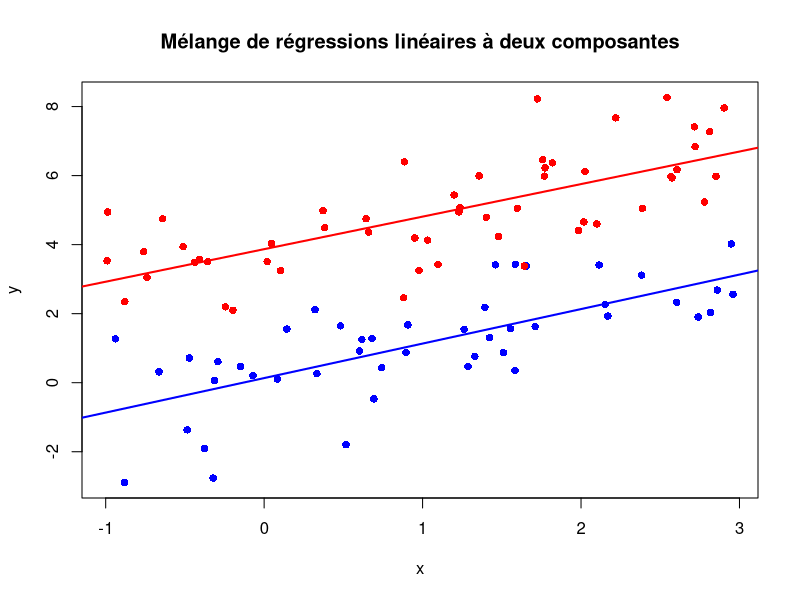
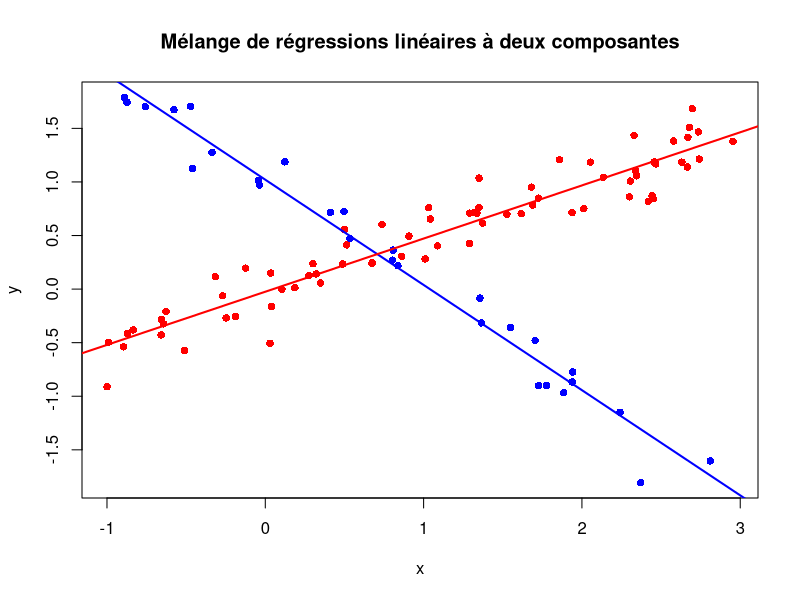

Recreate these plots in R, in order. (Note: a time limit stopped this script after it produced the figures.)
## ---- chunk 1
rm(list=objects()); graphics.off()
## ---- chunk 2
# On défini les fonctions qui génère les données dans le cas de mélange de régressions à deux ou trois composantes 
generate_mixture_two_components <- function(n, pi_1, beta1, beta2, sigma1, sigma2, xL = -1, xU = 3) {
  x <- runif(n, min = xL, max = xU)   
  c <- runif(n)                       
  membership <- ifelse(c <= pi_1, 1, 2)
  
  epsilon <- rnorm(n, mean = 0, sd = sqrt(ifelse(membership == 1, sigma1, sigma2)))
  y <- ifelse(membership == 1, 
              beta1[1] + beta1[2] * x + epsilon, 
              beta2[1] + beta2[2] * x + epsilon)
  
  data.frame(x = x, y = y, membership = membership)
}

generate_mixture_three_components <- function(n, pi_1, pi_2, beta1, beta2, beta3, sigma1, sigma2, sigma3, xL = -1, xU = 3) {
  x <- runif(n, min = xL, max = xU)   
  c <- runif(n)                       
  membership <- ifelse(c <= pi_1, 1, ifelse(c <= pi_1 + pi_2, 2, 3))
  epsilon <- rnorm(n, mean = 0, sd = sqrt(ifelse(membership == 1, sigma1, 
                                                 ifelse(membership == 2, sigma2, sigma3))))
  
  y <- ifelse(membership == 1, 
              beta1[1] + beta1[2] * x + epsilon,
              ifelse(membership == 2, 
                     beta2[1] + beta2[2] * x + epsilon, 
                     beta3[1] + beta3[2] * x + epsilon))
  
  data.frame(x = x, y = y, membership = membership)
}
## ---- chunk 3
# Exemple pour deux composantes parallèles
n <- 100        # Nombre d'observations
pi_1 <- 0.5     # Proportion de la première composante
beta1 = c(0, 1) # Paramètres de la première composante (intercept = 0, pente = 1)
beta2 = c(4, 1) # Paramètres de la deuxième composante (intercept = 4, pente = 1)

# Génération des données
data <- generate_mixture_two_components(n, pi_1, beta1, beta2, sigma1 = 1, sigma2 = 1)

# Visualisation des données
plot(data$x, data$y, main = "Mélange de régressions linéaires à deux composantes", 
     xlab = "x", ylab = "y", pch = 16, col = ifelse(data$membership == 1, "blue", "red"))

# Ajustement des modèles de régression linéaire pour chaque composante
model1 <- lm(y ~ x, data = data[data$membership == 1, ])
model2 <- lm(y ~ x, data = data[data$membership == 2, ])

# Ajouter les droites de régression au graphique
abline(model1, col = "blue", lwd = 2)
abline(model2, col = "red", lwd = 2)

## ---- chunk 4
# Exemple pour deux composantes parallele
n <- 100       
pi_1 <- 0.2   
beta1=c(1,-1)
beta2=c(0,0.5)

data <- generate_mixture_two_components(n, pi_1,beta1,beta2,sigma1=0.2^2,sigma2=0.2^2)

# Visualisation
plot(data$x, data$y, main = "Mélange de régressions linéaires à deux composantes", 
     xlab = "x", ylab = "y", pch = 16, col = ifelse(data$membership == 1, "blue", "red"))

# Fit linear regression models for each component
model1 <- lm(y ~ x, data = data[data$membership == 1, ])
model2 <- lm(y ~ x, data = data[data$membership == 2, ])

# Add the regression lines to the plot
abline(model1, col = "blue", lwd = 2)
abline(model2, col = "red", lwd = 2)
## ---- chunk 5
compute_bias_mse <- function(true_values, estimated_params) {
  # Calcul du biais : Valeur estimée - Valeur vraie
  bias <- c(
    pi_1 = estimated_params$pi_1 - true_values$pi_1,
    pi_2 = estimated_params$pi_2 - (1 - true_values$pi_1), 
    beta1_1 = estimated_params$beta1[1] - true_values$beta1[1],
    beta1_2 = estimated_params$beta1[2] - true_values$beta1[2],
    beta2_1 = estimated_params$beta2[1] - true_values$beta2[1],
    beta2_2 = estimated_params$beta2[2] - true_values$beta2[2],
    sigma1 = estimated_params$sigma1 - true_values$sigma1,
    sigma2 = estimated_params$sigma2 - true_values$sigma2
  )
  
  # Calcul de l'erreur quadratique moyenne (MSE) : Moyenne des carrés des erreurs
  mse <- c(
    pi_1 = (estimated_params$pi_1 - true_values$pi_1)^2,
    pi_2 = (estimated_params$pi_2 - (1 - true_values$pi_1))^2, 
    beta1_1 = (estimated_params$beta1[1] - true_values$beta1[1])^2,
    beta1_2 = (estimated_params$beta1[2] - true_values$beta1[2])^2,
    beta2_1 = (estimated_params$beta2[1] - true_values$beta2[1])^2,
    beta2_2 = (estimated_params$beta2[2] - true_values$beta2[2])^2,
    sigma1 = (estimated_params$sigma1 - true_values$sigma1)^2,
    sigma2 = (estimated_params$sigma2 - true_values$sigma2)^2
  )
  
  return(list(bias = bias, mse = mse))
}

E_step <- function(data, beta, var, poids) {
  y <- data$y                             # Variable de réponse
  X <- model.matrix(~ x, data = data)     # Matrice pour les prédicteurs
  n <- nrow(data)                         # Nombre d'observations
  J <- length(poids)                      # Nombre de composants du mélange
  
  # Initialiser la matrice pour stocker les probabilités postérieures (omega)
  omega <- matrix(0, n, J)
  
  # Calculer les probabilités postérieures pour chaque composant
  for (j in 1:J) {
    mu_j <- X %*% beta[[j]]               # Moyenne prédite pour le composant j
    omega[, j] <- poids[j] * dnorm(y, mean = mu_j, sd = sqrt(var[j]))
  }
  
  # Normaliser les responsabilités pour que la somme soit égale à 1
  omega <- omega / rowSums(omega)
  
  return(omega)
}

M_step <- function(data, resp) {
  X <- model.matrix(~ x, data = data)  # Matrice pour les prédicteurs
  y <- data$y                          # Variable de réponse
  
  n <- nrow(data)                      # Nombre d'observations
  K <- ncol(resp)                      # Nombre de composants
  
  # Initialiser les listes pour stocker les paramètres
  beta <- vector("list", K)            # Coefficients de régression pour chaque composant
  variances <- numeric(K)              # Variances pour chaque composant
  poids <- numeric(K)                  # Probabilités de mélange pour chaque composant
  
  for (j in 1:K) {
    W_j <- diag(resp[, j])             # Matrice diagonale des responsabilités pour le composant j
    
    # Mettre à jour beta 
    beta[[j]] <- solve(t(X) %*% W_j %*% X) %*% t(X) %*% W_j %*% y
    
    # Mettre à jour la variance
    residuals <- y - (X %*% beta[[j]])   # Résidus pour le composant j
    variances[j] <- sum(resp[, j] * residuals^2) / sum(resp[, j])
    
    # Mettre à jour la probabilité de mélange (pi) pour le composant j
    poids[j] <- sum(resp[, j]) / n
  }
  
  return(list(beta = beta, variances = variances, poids = poids))
}

log_likelihood <- function(data, beta, variances, poids) {
  n <- nrow(data)  # Nombre d'observations
  J <- length(poids)  # Nombre de composants du mélange
  ll <- 0  # Log-vraisemblance initiale
  
  for (i in 1:n) {
    ll_i <- 0  # Log-vraisemblance pour l'observation i
    for (j in 1:J) {
      mu_j <- sum(beta[[j]] * c(1, data$x[i]))
      # Calcul de la log-vraisemblance pour le composant j
      ll_i <- ll_i + poids[j] * dnorm(data$y[i], mean = mu_j, sd = sqrt(variances[j]))
    }
    # Additionner la log-vraisemblance pour l'observation i
    ll <- ll + log(ll_i)
  }
  return(ll)
}

em_algorithm <- function(data, beta_init, variances_init, poids_init, max_iter = 1000, tol = 1e-10) {
  # Initialiser les paramètres
  beta <- beta_init
  variances <- variances_init
  poids <- poids_init
  
  # Calculer la log-vraisemblance initiale
  log_likelihood_old <- log_likelihood(data, beta, variances, poids)
  
  for (i in 1:max_iter) {
    # Étape E : Calculer les responsabilités (probabilités a posteriori)
    omega <- E_step(data, beta, variances, poids)
    
    # Étape M : Mettre à jour les paramètres en fonction des responsabilités
    m <- M_step(data, omega)
    
    # Mettre à jour les paramètres pour la prochaine itération
    beta <- m$beta
    variances <- m$variances
    poids <- m$poids
    
    # Calculer la nouvelle log-vraisemblance
    log_likelihood_new <- log_likelihood(data, beta, variances, poids)
    
    # Vérifier la convergence en fonction de la log-vraisemblance
    if (abs(log_likelihood_new - log_likelihood_old) < tol) {
      break
    }
    
    # Mettre à jour la log-vraisemblance ancienne
    log_likelihood_old <- log_likelihood_new
  }
  
  return(list(beta = beta, variances = variances, poids = poids, iterations = i))
}

C_step <- function(omega) {
  # Assigner chaque observation au composant avec la responsabilité maximale
  classifications <- apply(omega, 1, which.max)
  return(classifications)
}

M_step_cem <- function(data, classifications) {
  X <- model.matrix(~ x, data = data)  # Matrice pour les prédicteurs
  y <- data$y                          # Variable de réponse
  
  n <- nrow(data)                      # Nombre d'observations
  K <- length(unique(classifications)) # Nombre de composants du mélange
  
  # Initialisation des listes pour stocker les paramètres
  beta <- vector("list", K)            # Coefficients de régression pour chaque composant
  variances <- numeric(K)              # Variances pour chaque composant
  poids <- numeric(K)                  # Probabilités de mélange pour chaque composant
  
  for (j in 1:K) {
    # Identifier les indices des observations attribuées au composant j
    indices <- which(classifications == j)
    X_j <- X[indices, , drop = FALSE]  # Sous-ensemble de la matrice pour le composant j
    y_j <- y[indices]                  # Sous-ensemble de la variable de réponse pour le composant j
    
    # Matrice de poids diagonale
    W_j <- diag(1, nrow = length(indices), ncol = length(indices))
    
    # Mettre à jour beta 
    eps <- 1e-4  # Paramètre de régularisation (petit pour éviter la singularité)
    beta[[j]] <- solve(t(X_j) %*% (W_j + eps) %*% X_j) %*% t(X_j) %*% W_j %*% y_j
    
    # Mettre à jour la variance 
    residuals <- y_j - (X_j %*% beta[[j]])  # Résidus pour le composant j
    variances[j] <- sum(diag(W_j) * residuals^2) / sum(diag(W_j))
    
    # Mettre à jour la probabilité de mélange (pi_j pour le composant j)
    poids[j] <- length(indices) / n  
  }
  
  return(list(beta = beta, variances = variances, poids = poids))
}

CEM_algorithm <- function(data, beta_init, variances_init, poids_init, max_iter = 1000, tol = 1e-10) {
  # Initialisation des paramètres
  beta <- beta_init
  variances <- variances_init
  poids <- poids_init
  
  # Initialisation de la log-vraisemblance
  log_likelihood_old <- log_likelihood(data, beta, variances, poids)
  
  for (i in 1:max_iter) {
    # Étape E : Calcul des responsabilités (probabilités a posteriori)
    omega <- E_step(data, beta, variances, poids)
    
    # Étape C : Classification des points de données en fonction de la responsabilité maximale
    classifications <- C_step(omega)
    
    # Étape M : Mise à jour des paramètres en fonction des classifications 
    m <- M_step_cem(data, classifications)
    
    # Mise à jour des paramètres pour la prochaine itération
    beta <- m$beta
    variances <- m$variances
    poids <- m$poids
    
    # Calcul de la nouvelle log-vraisemblance
    log_likelihood_new <- log_likelihood(data, beta, variances, poids)
    
    # Vérification de la convergence
    if (abs(log_likelihood_new - log_likelihood_old) < tol) {
      break
    }
    
    # Mise à jour de la log-vraisemblance ancienne
    log_likelihood_old <- log_likelihood_new
  }
  
  return(list(beta = beta, variances = variances, poids = poids, classifications = classifications, iterations = i))
}

S_step <- function(omega) {
    n <- nrow(omega) # Nombre d'observations
    J <- ncol(omega) # Nombre de composants (colonnes de omega)
    
    # Échantillonnage des composants pour chaque observation
    z <- apply(omega, 1, function(prob) {
        which.max(rmultinom(1, 1, prob))
    })
    
    return(z)
}

M_step_sem <- function(data, z) {
    X <- model.matrix(~ x, data = data) # Matrice de conception des prédicteurs
    y <- data$y                           # Variable de réponse
    n <- nrow(data)                       # Nombre d'observations
    J <- length(unique(z))                # Nombre de composants (basé sur les affectations z)
    
    # Initialisation des listes pour stocker les paramètres
    beta <- vector("list", J)             # Coefficients de régression pour chaque composant
    variances <- numeric(J)               # Variances pour chaque composant
    poids <- numeric(J)                   # Probabilités de mélange pour chaque composant
    
    for (j in 1:J) {
        # Identifier les indices des observations affectées au composant j
        indices <- which(z == j)
        X_j <- X[indices, , drop = FALSE]  # Sous-ensemble de X pour le composant j
        y_j <- y[indices]                  # Sous-ensemble de y pour le composant j
        eps <- 1e-4                        # Paramètre de régularisation (petit pour éviter la singularité)
        beta[[j]] <- solve(t(X_j) %*% (X_j + eps)) %*% t(X_j) %*% y_j
        residuals <- y_j - (X_j %*% beta[[j]])
        variances[j] <- sum(residuals^2) / length(indices)
        poids[j] <- length(indices) / n
    }
    
    return(list(beta = beta, variances = variances, poids = poids))
}

sem_algorithm <- function(data, beta_init, variances_init, poids_init, max_iter = 1000, tol = 1e-10) {
    # Initialisation des paramètres
    beta <- beta_init
    variances <- variances_init
    poids <- poids_init
    
    # Calcul de la log-vraisemblance initiale
    log_likelihood_old <- log_likelihood(data, beta, variances, poids)
    
    for (i in 1:max_iter) {
        # Étape E : Calculer les probabilités a posteriori (omega)
        omega <- E_step(data, beta, variances, poids)
        
        # Étape S : Affectation stochastique des variables latentes
        z <- S_step(omega)
        
        # Étape M : Mise à jour des paramètres en fonction des affectations latentes
        m <- M_step_sem(data, z)
        
        # Mettre à jour les paramètres
        beta <- m$beta
        variances <- m$variances
        poids <- m$poids
        
        # Calculer la nouvelle log-vraisemblance
        log_likelihood_new <- log_likelihood(data, beta, variances, poids)
        
        # Vérification de la convergence
        if (abs(log_likelihood_new - log_likelihood_old) < tol) {
            break
        }
        # Mettre à jour la log-vraisemblance précédente
        log_likelihood_old <- log_likelihood_new
    }
    
    return(list(beta = beta, variances = variances, poids = poids, iterations = i))
}

predict_custom_em <- function(fit, new_data, method = "soft") {
  # Initialisation des paramètres
  beta <- fit$beta                # Coefficients de régression initiaux pour chaque composant
  variances <- fit$variances     # Variances initiales pour chaque composant
  lambda <- fit$lambda             # Probabilités de mélange initiales pour chaque composant
  
  X <- model.matrix(~ x, data = new_data)

  n <- nrow(new_data)
  J <- length(beta)
  posterior <- matrix(0, n, J)
  y_pred <- numeric(n)
  
  # Calculer les probabilités a posteriori pour chaque composant
  for (j in 1:J) {
    mu_j <- X %*% beta[[j]] 
    posterior[, j] <- lambda[j] * dnorm(new_data$y, mean = mu_j, sd = sqrt(variances[j]))
  }
  
  # Normaliser les probabilités a posteriori pour chaque observation
  posterior <- posterior / rowSums(posterior) 
  
  # Prédictions selon la méthode choisie
  if (method == "soft") {
    # Moyenne pondérée des prédictions
    for (i in 1:n) {
      predictions <- sapply(1:J, function(j) sum(beta[[j]] * X[i, ]))
      y_pred[i] <- sum(posterior[i, ] * predictions)
    }
  } else if (method == "hard") {
    # Utilisation du composant avec la plus haute probabilité a posteriori
    for (i in 1:n) {
      max_class <- which.max(posterior[i, ])
      y_pred[i] <- sum(beta[[max_class]] * X[i, ])
    }
  } else {
    stop("Méthode invalide. Choisissez 'soft' ou 'hard'.")
  }
  
  return(y_pred)
}

fit_emcemsem_custom <- function(data, k, true_values, tolerance = 1e-10, max_iter = 1000) {
    # Initialisation des paramètres
    beta_init <- true_values$beta1
    variances_init <- c(true_values$sigma1, true_values$sigma2)
    poids_init <- c(true_values$pi_1, 1 - true_values$pi_1)
    
    # Ajustement du modèle EM
    em_fit <- em_algorithm(data, 
                           beta_init = list(beta_init, true_values$beta2),
                           variances_init = variances_init,
                           poids_init = poids_init, 
                           max_iter = max_iter, 
                           tol = tolerance)
    
    # Ajustement du modèle CEM
    cem_fit <- CEM_algorithm(data, 
                             beta_init = list(beta_init, true_values$beta2),
                             variances_init = variances_init,
                             poids_init = poids_init, 
                             max_iter = max_iter, 
                             tol = tolerance)
    
    # Ajustement du modèle SEM
    sem_fit <- sem_algorithm(data, 
                             beta_init = list(beta_init, true_values$beta2),
                             variances_init = variances_init,
                             poids_init = poids_init, 
                             max_iter = max_iter, 
                             tol = tolerance)
    
    # Retour des résultats estimés pour chaque algorithme
    return(list(
      em_results = list(
        beta = em_fit$beta,
        variances = em_fit$variances,
        lambda = em_fit$poids,
        iterations = em_fit$iterations
      ),
      cem_results = list(
        beta = cem_fit$beta,
        variances = cem_fit$variances,
        lambda = cem_fit$poids,
        iterations = cem_fit$iterations
      ),
      sem_results = list(
        beta = sem_fit$beta,
        variances = sem_fit$variances,
        lambda = sem_fit$poids,
        iterations = sem_fit$iterations
      )
    ))
}

k_fold_cv <- function(data, k = 5, fit_model_function, true_values) {
  # Créer k sous-ensembles (folds) de taille égale
  folds <- sample(1:k, nrow(data), replace = TRUE)
  
  # Initialiser des vecteurs pour stocker les valeurs RMSE pour chaque fold et chaque modèle
  rmse_em_per_fold <- numeric(k)
  rmse_cem_per_fold <- numeric(k)
  rmse_sem_per_fold <- numeric(k)
  
  # Effectuer la validation croisée pour chaque fold
  for (i in 1:k) {
    # Séparer les données en ensembles de test et d'entraînement
    test_data <- data[folds == i, ]
    train_data <- data[folds != i, ]
    
    # Ajuster les modèles sur les données d'entraînement 
    fit <- fit_model_function(train_data, k = 2, true_values = true_values)
    
    # Prédictions pour le modèle EM
    predictions_em <- predict_custom_em(fit$em_results, test_data)
    rmse_em_per_fold[i] <- sqrt(mean((test_data$y - predictions_em)^2))
    
    # Prédictions pour le modèle CEM
    predictions_cem <- predict_custom_em(fit$cem_results, test_data)
    rmse_cem_per_fold[i] <- sqrt(mean((test_data$y - predictions_cem)^2))
    
    # Prédictions pour le modèle SEM
    predictions_sem <- predict_custom_em(fit$sem_results, test_data)
    rmse_sem_per_fold[i] <- sqrt(mean((test_data$y - predictions_sem)^2))

  }
  
  # Calculer et retourner les RMSE moyens pour chaque modèle sur tous les folds
  mean_rmse_em <- mean(rmse_em_per_fold)
  mean_rmse_cem <- mean(rmse_cem_per_fold)
  mean_rmse_sem <- mean(rmse_sem_per_fold)
  
  return(list(mean_rmse_em = mean_rmse_em, mean_rmse_cem = mean_rmse_cem, mean_rmse_sem = mean_rmse_sem))
}

run_simulation <- function(num_replications = 200, n = 100, true_values, fit_model_function, k = 5) {
  # Initialiser des variables pour stocker les résultats
  em_iterations <- numeric(num_replications)  
  cem_iterations <- numeric(num_replications)  
  sem_iterations <- numeric(num_replications)  
  
  bias_all_em <- list()  
  mse_all_em <- list()  
  
  bias_all_cem <- list()  
  mse_all_cem <- list()  
  
  bias_all_sem <- list()  
  mse_all_sem <- list()  
  
  rmse_all_em <- numeric(num_replications)  
  rmse_all_cem <- numeric(num_replications)  
  rmse_all_sem <- numeric(num_replications)  
  
  # Arrays pour stocker les estimations des paramètres pour EM, CEM, SEM
  pi_1_em_estimates <- numeric(num_replications)
  pi_2_em_estimates <- numeric(num_replications)
  pi_1_cem_estimates <- numeric(num_replications)
  pi_2_cem_estimates <- numeric(num_replications)
  pi_1_sem_estimates <- numeric(num_replications)
  pi_2_sem_estimates <- numeric(num_replications)
  
  beta1_em_estimates <- matrix(0, nrow = num_replications, ncol = 2)
  beta2_em_estimates <- matrix(0, nrow = num_replications, ncol = 2)
  beta1_cem_estimates <- matrix(0, nrow = num_replications, ncol = 2)
  beta2_cem_estimates <- matrix(0, nrow = num_replications, ncol = 2)
  beta1_sem_estimates <- matrix(0, nrow = num_replications, ncol = 2)
  beta2_sem_estimates <- matrix(0, nrow = num_replications, ncol = 2)
  
  sigma1_em_estimates <- numeric(num_replications)
  sigma2_em_estimates <- numeric(num_replications)
  sigma1_cem_estimates <- numeric(num_replications)
  sigma2_cem_estimates <- numeric(num_replications)
  sigma1_sem_estimates <- numeric(num_replications)
  sigma2_sem_estimates <- numeric(num_replications)
  
  for (m in 1:num_replications) {
    # Étape 1 : Simuler les données
    data <- generate_mixture_two_components(n, true_values$pi_1, true_values$beta1, true_values$beta2, true_values$sigma1, true_values$sigma2)
    
    # Étape 2 : Ajuster les modèles et collecter les résultats
    fit <- fit_model_function(data, k = 2, true_values = true_values)
    
    # Étape 3 : Stocker les résultats
    em_iterations[m] <- fit$em_results$iterations
    cem_iterations[m] <- fit$cem_results$iterations
    sem_iterations[m] <- fit$sem_results$iterations
    
    pi_1_em_estimates[m] <- fit$em_results$lambda[1]
    pi_2_em_estimates[m] <- 1 - fit$em_results$lambda[1]
    beta1_em_estimates[m, ] <- fit$em_results$beta[[1]]
    beta2_em_estimates[m, ] <- fit$em_results$beta[[2]]
    sigma1_em_estimates[m] <- fit$em_results$variances[1]
    sigma2_em_estimates[m] <- fit$em_results$variances[2]
    
    pi_1_cem_estimates[m] <- fit$cem_results$lambda[1]
    pi_2_cem_estimates[m] <- 1 - fit$cem_results$lambda[1]
    beta1_cem_estimates[m, ] <- fit$cem_results$beta[[1]]
    beta2_cem_estimates[m, ] <- fit$cem_results$beta[[2]]
    sigma1_cem_estimates[m] <- fit$cem_results$variances[1]
    sigma2_cem_estimates[m] <- fit$cem_results$variances[2]
    
    pi_1_sem_estimates[m] <- fit$sem_results$lambda[1]
    pi_2_sem_estimates[m] <- 1 - fit$sem_results$lambda[1]
    beta1_sem_estimates[m, ] <- fit$sem_results$beta[[1]]
    beta2_sem_estimates[m, ] <- fit$sem_results$beta[[2]]
    sigma1_sem_estimates[m] <- fit$sem_results$variances[1]
    sigma2_sem_estimates[m] <- fit$sem_results$variances[2]
    
    estimated_params_em <- list(
      pi_1 = pi_1_em_estimates[m],
      pi_2 = pi_2_em_estimates[m],
      beta1 = beta1_em_estimates[m, ],
      beta2 = beta2_em_estimates[m, ],
      sigma1 = sigma1_em_estimates[m],
      sigma2 = sigma2_em_estimates[m]
    )
    
    estimated_params_cem <- list(
      pi_1 = pi_1_cem_estimates[m],
      pi_2 = pi_2_cem_estimates[m],
      beta1 = beta1_cem_estimates[m, ],
      beta2 = beta2_cem_estimates[m, ],
      sigma1 = sigma1_cem_estimates[m],
      sigma2 = sigma2_cem_estimates[m]
    )
    
    estimated_params_sem <- list(
      pi_1 = pi_1_sem_estimates[m],
      pi_2 = pi_2_sem_estimates[m],
      beta1 = beta1_sem_estimates[m, ],
      beta2 = beta2_sem_estimates[m, ],
      sigma1 = sigma1_sem_estimates[m],
      sigma2 = sigma2_sem_estimates[m]
    )
    
    # Calculer le biais et le MSE pour chaque méthode
    bias_all_em[[m]] <- compute_bias_mse(true_values, estimated_params_em)$bias
    mse_all_em[[m]] <- compute_bias_mse(true_values, estimated_params_em)$mse
    bias_all_cem[[m]] <- compute_bias_mse(true_values, estimated_params_cem)$bias
    mse_all_cem[[m]] <- compute_bias_mse(true_values, estimated_params_cem)$mse
    bias_all_sem[[m]] <- compute_bias_mse(true_values, estimated_params_sem)$bias
    mse_all_sem[[m]] <- compute_bias_mse(true_values, estimated_params_sem)$mse
    
    # Calculer le RMSE pour chaque méthode
    rmse_all_em[m] <- k_fold_cv(data, k, fit_model_function, true_values)$mean_rmse_em
    rmse_all_cem[m] <- k_fold_cv(data, k, fit_model_function, true_values)$mean_rmse_cem
    rmse_all_sem[m] <- k_fold_cv(data, k, fit_model_function, true_values)$mean_rmse_sem
  }
  
  # Calculer les moyennes pour toutes les métriques
  avg_em_iterations <- mean(em_iterations)
  avg_cem_iterations <- mean(cem_iterations)
  avg_sem_iterations <- mean(sem_iterations)
  avg_bias_em <- colMeans(do.call(rbind, bias_all_em))
  avg_mse_em <- colMeans(do.call(rbind, mse_all_em))
  avg_bias_cem <- colMeans(do.call(rbind, bias_all_cem))
  avg_mse_cem <- colMeans(do.call(rbind, mse_all_cem))
  avg_bias_sem <- colMeans(do.call(rbind, bias_all_sem))
  avg_mse_sem <- colMeans(do.call(rbind, mse_all_sem))
  avg_rmse_em <- mean(rmse_all_em)
  avg_rmse_cem <- mean(rmse_all_cem)
  avg_rmse_sem <- mean(rmse_all_sem)
  
  return(list(
    avg_em_iterations = avg_em_iterations,
    avg_cem_iterations = avg_cem_iterations,
    avg_sem_iterations = avg_sem_iterations,
    avg_bias_em = avg_bias_em,
    avg_bias_cem = avg_bias_cem,
    avg_bias_sem = avg_bias_sem,
    avg_mse_em = avg_mse_em,
    avg_mse_cem = avg_mse_cem,
    avg_mse_sem = avg_mse_sem,
    avg_rmse_em = avg_rmse_em,
    avg_rmse_cem = avg_rmse_cem,
    avg_rmse_sem = avg_rmse_sem
  ))
}

# Valeurs réelles pour les lignes parallèles
true_values_parallel <- list(
  pi_1 = 0.7, sigma1 = 1, sigma2 = 1,
  beta1 = c(0, 1), beta2 = c(4, 1)
)


# Valeurs réelles pour les lignes concourantes
true_values_concurrent <- list(
  pi_1 = 0.7, sigma1 = 0.2^2, sigma2 = 0.2^2,
  beta1 = c(1, -1), beta2 = c(0, 0.5)
)

simulation_results <- run_simulation(
  num_replications = 200,
  n = 50,
  true_values = true_values_concurrent,
  fit_model_function = fit_emcemsem_custom
)

cat("Nombre moyen d'itérations pour l'algorithme EM : ", simulation_results$avg_em_iterations, "\n")
cat("Nombre moyen d'itérations pour l'algorithme CEM : ", simulation_results$avg_cem_iterations, "\n")
cat("Nombre moyen d'itérations pour l'algorithme SEM : ", simulation_results$avg_sem_iterations, "\n")
cat("Biais moyen pour EM (pi_1, pi_2, beta1, beta2, sigma1, sigma2): \n")
print(simulation_results$avg_bias_em)
cat("Biais moyen pour CEM (pi_1, pi_2, beta1, beta2, sigma1, sigma2): \n")
print(simulation_results$avg_bias_cem)
cat("Biais moyen pour SEM (pi_1, pi_2, beta1, beta2, sigma1, sigma2): \n")
print(simulation_results$avg_bias_sem)
cat("MSE moyen pour EM (pi_1, pi_2, beta1, beta2, sigma1, sigma2): \n")
print(simulation_results$avg_mse_em)
cat("MSE moyen pour CEM (pi_1, pi_2, beta1, beta2, sigma1, sigma2): \n")
print(simulation_results$avg_mse_cem)
cat("MSE moyen pour SEM (pi_1, pi_2, beta1, beta2, sigma1, sigma2): \n")
print(simulation_results$avg_mse_sem)
cat("RMSE moyen pour EM : \n")
print(simulation_results$avg_rmse_em)
cat("RMSE moyen pour CEM : \n")
print(simulation_results$avg_rmse_cem)
cat("RMSE moyen pour SEM : \n")
print(simulation_results$avg_rmse_sem)
